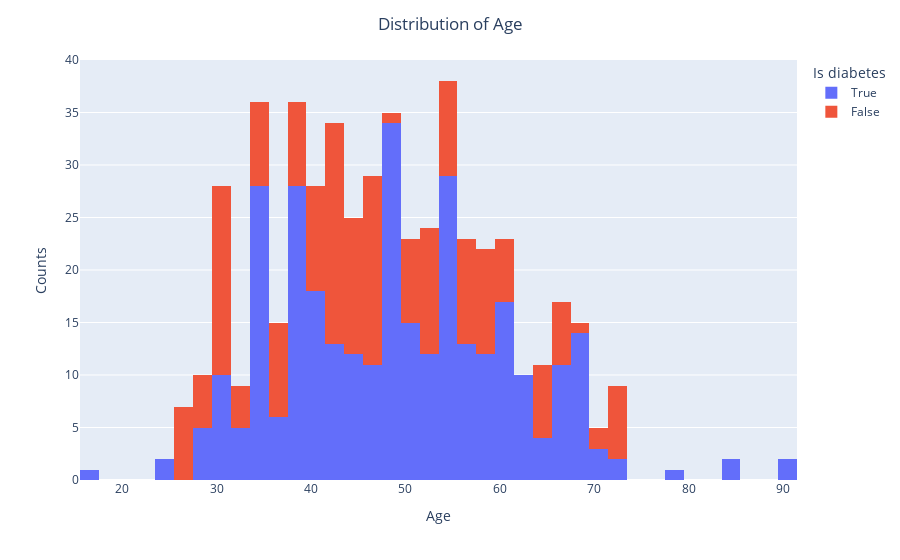

Notebook code cell kept with this figure:
### Code cell
fig = px.histogram(data, x=data.age, color="target", log_x=False,log_y=False,hover_data=data.columns)
fig.update_layout(
    title_text='Distribution of Age', # title of plot
    title_x=0.5,
    xaxis_title_text='Age', # xaxis label
    yaxis_title_text='Counts', # yaxis label
    showlegend= True,
    legend_title_text='Is diabetes'
)
fig.show()

### Figure 1 — Plotly figure (JSON) as saved in the notebook; plotly's stock layout.template omitted (floating-point values rounded to 4 significant figures; data arrays with more than 128 entries replaced by an {"elided": "..."} marker saying what was removed)
{"data": [{"alignmentgroup": "True", "bingroup": "x", "hovertemplate": "target=True<br>age=%{x}<br>count=%{y}<extra></extra>", "legendgroup": "True", "marker": {"color": "#636efa", "pattern": {"shape": ""}}, "name": "True", "offsetgroup": "True", "orientation": "v", "showlegend": true, "type": "histogram", "x": {"elided": "320 int values"}, "xaxis": "x", "yaxis": "y"}, {"alignmentgroup": "True", "bingroup": "x", "hovertemplate": "target=False<br>age=%{x}<br>count=%{y}<extra></extra>", "legendgroup": "False", "marker": {"color": "#EF553B", "pattern": {"shape": ""}}, "name": "False", "offsetgroup": "False", "orientation": "v", "showlegend": true, "type": "histogram", "x": {"elided": "200 int values"}, "xaxis": "x", "yaxis": "y"}], "layout": {"barmode": "relative", "legend": {"title": {"text": "Is diabetes"}, "tracegroupgap": 0}, "margin": {"t": 60}, "showlegend": true, "title": {"text": "Distribution of Age", "x": 0.5}, "xaxis": {"anchor": "y", "domain": [0, 1], "title": {"text": "Age"}}, "yaxis": {"anchor": "x", "domain": [0, 1], "title": {"text": "Counts"}}}}
